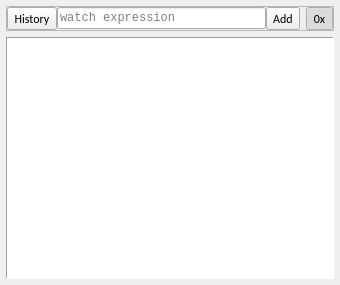
<?xml version="1.0" encoding="UTF-8"?>
<ui version="4.0">
 <class>Form</class>
 <widget class="QWidget" name="Form">
  <property name="geometry">
   <rect>
    <x>0</x>
    <y>0</y>
    <width>340</width>
    <height>285</height>
   </rect>
  </property>
  <property name="font">
   <font>
    <family>Calibri</family>
   </font>
  </property>
  <property name="windowTitle">
   <string>Form</string>
  </property>
  <layout class="QVBoxLayout" name="verticalLayout">
   <property name="spacing">
    <number>6</number>
   </property>
   <property name="leftMargin">
    <number>6</number>
   </property>
   <property name="topMargin">
    <number>6</number>
   </property>
   <property name="rightMargin">
    <number>6</number>
   </property>
   <property name="bottomMargin">
    <number>6</number>
   </property>
   <item>
    <widget class="QFrame" name="frame_2">
     <property name="frameShape">
      <enum>QFrame::StyledPanel</enum>
     </property>
     <property name="frameShadow">
      <enum>QFrame::Raised</enum>
     </property>
     <layout class="QHBoxLayout" name="horizontalLayout_3">
      <property name="leftMargin">
       <number>0</number>
      </property>
      <property name="topMargin">
       <number>0</number>
      </property>
      <property name="rightMargin">
       <number>0</number>
      </property>
      <property name="bottomMargin">
       <number>0</number>
      </property>
      <item>
       <layout class="QHBoxLayout" name="horizontalLayout">
        <property name="spacing">
         <number>0</number>
        </property>
        <item>
         <widget class="QToolButton" name="btnHistory">
          <property name="text">
           <string>History</string>
          </property>
          <property name="icon">
           <iconset resource="resource.qrc">
            <normaloff>:/action/images/vswin2019/History_16x.svg</normaloff>:/action/images/vswin2019/History_16x.svg</iconset>
          </property>
          <property name="shortcut">
           <string>Ctrl+S, Ctrl+R, Ctrl+R</string>
          </property>
          <property name="popupMode">
           <enum>QToolButton::InstantPopup</enum>
          </property>
          <property name="toolButtonStyle">
           <enum>Qt::ToolButtonIconOnly</enum>
          </property>
          <property name="autoRaise">
           <bool>false</bool>
          </property>
         </widget>
        </item>
        <item>
         <widget class="QLineEdit" name="lineStruct">
          <property name="font">
           <font>
            <family>Consolas</family>
           </font>
          </property>
          <property name="placeholderText">
           <string>watch expression</string>
          </property>
         </widget>
        </item>
        <item>
         <widget class="QToolButton" name="btnParse">
          <property name="sizePolicy">
           <sizepolicy hsizetype="Fixed" vsizetype="Ignored">
            <horstretch>0</horstretch>
            <verstretch>0</verstretch>
           </sizepolicy>
          </property>
          <property name="text">
           <string>Add</string>
          </property>
         </widget>
        </item>
       </layout>
      </item>
      <item>
       <widget class="QToolButton" name="btnToggleHex">
        <property name="sizePolicy">
         <sizepolicy hsizetype="Fixed" vsizetype="Ignored">
          <horstretch>0</horstretch>
          <verstretch>0</verstretch>
         </sizepolicy>
        </property>
        <property name="text">
         <string>0x</string>
        </property>
        <property name="checkable">
         <bool>true</bool>
        </property>
        <property name="checked">
         <bool>true</bool>
        </property>
        <property name="toolButtonStyle">
         <enum>Qt::ToolButtonTextOnly</enum>
        </property>
        <property name="autoRaise">
         <bool>true</bool>
        </property>
       </widget>
      </item>
     </layout>
    </widget>
   </item>
   <item>
    <widget class="QTreeView" name="treeView">
     <property name="font">
      <font>
       <family>Consolas</family>
      </font>
     </property>
     <property name="styleSheet">
      <string notr="true">QHeaderView::section {border: 0; border-right: 1px solid #d8d8d8; border-bottom: 1px solid #d8d8d8; padding: 0px 3px;}
QTreeView::branch:open:has-children{border-image: url(:/icon/images/treeview/border-expand.png) 0;}
QTreeView::branch:closed:has-children{border-image: url(:/icon/images/treeview/border-collapse.png) 0;}
QTreeView::branch:has-siblings:!adjoins-item{border-image:url(:/icon/images/treeview/border-line.png) 0;}
QTreeView::branch:has-siblings:adjoins-item{border-image:url(:/icon/images/treeview/border-more.png) 0;}
QTreeView::branch:!has-children:!has-siblings:adjoins-item{border-image:url(:/icon/images/treeview/border-end.png) 0;}
QTreeView::branch:closed:has-children:!has-siblings{border-image: url(:/icon/images/treeview/border-collapse.png) 0;}
QTreeView::branch:closed:has-children:has-siblings{border-image: url(:/icon/images/treeview/border-collapse-more.png) 0;}
QTreeView::branch:open:has-children:!has-siblings{border-image: url(:/icon/images/treeview/border-expand.png) 0;}
QTreeView::branch:open:has-children:has-siblings{border-image: url(:/icon/images/treeview/border-expand-more.png) 0;}
QTreeView::item{  padding: 0px 6px; }</string>
     </property>
     <property name="frameShape">
      <enum>QFrame::Panel</enum>
     </property>
     <property name="selectionMode">
      <enum>QAbstractItemView::ExtendedSelection</enum>
     </property>
     <property name="iconSize">
      <size>
       <width>16</width>
       <height>22</height>
      </size>
     </property>
     <property name="indentation">
      <number>16</number>
     </property>
     <property name="uniformRowHeights">
      <bool>true</bool>
     </property>
    </widget>
   </item>
  </layout>
 </widget>
 <resources>
  <include location="resource.qrc"/>
 </resources>
 <connections/>
</ui>
